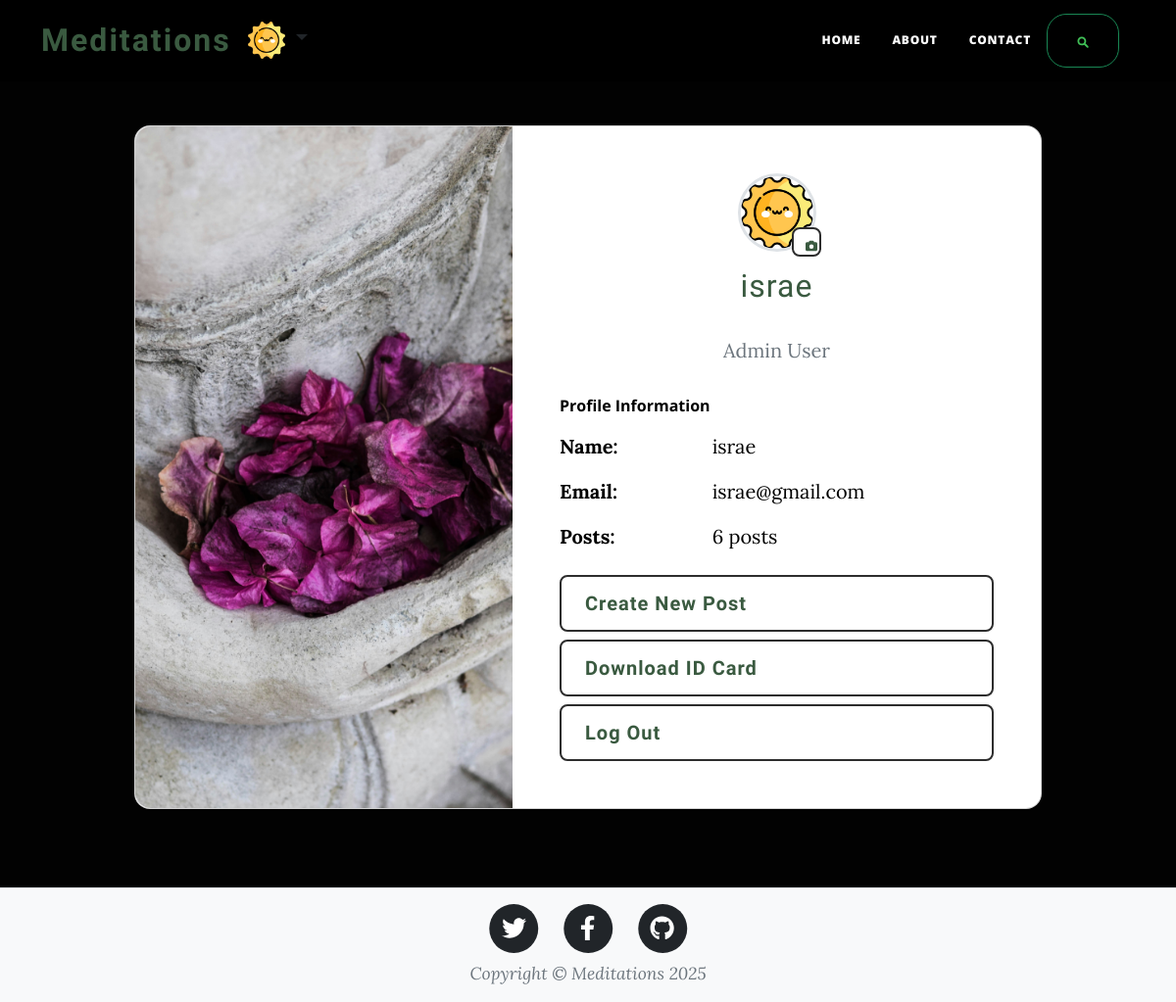
The app's page /profile (signed in) with its own data.
### server.py (models this page shows)
class User(UserMixin, db.Model):
    id: Mapped[int] = mapped_column(Integer, primary_key=True)
    email: Mapped[str] = mapped_column(String(100), unique=True)
    password: Mapped[str] = mapped_column(String(100))
    name: Mapped[str] = mapped_column(String(1000))
    role: Mapped[str] = mapped_column(String(20), default='regular', nullable=False)
    date_joined: Mapped[str] = mapped_column(String(100), default=None, nullable=True)
    profile_picture: Mapped[str] = mapped_column(String(100), default='default_profile.jpg', nullable=True)
    posts: Mapped[list['BlogPost']] = relationship(back_populates='author')
    comments: Mapped[list['Comment']] = relationship(back_populates='author')

### server.py (the view, shortened to what this page needs)
@app.route('/profile', methods=['GET', 'POST'])
@login_required
def profile():
    upload_form = ProfilePictureForm()
    return render_template('profile.html',
                         page_title="Your Profile",
                         page_subtitle="Manage your account and settings",
                         page_background_type="image",
                         page_background_image=url_for('static', filename='profile_bg.jpg'),
                         year=get_current_year(),
                         upload_form=upload_form)

### server.py (called while the page is built)
@login_manager.user_loader
def load_user(user_id):
    return User.query.get(int(user_id))

def get_current_year():
    return date.today().year

@app.context_processor
def inject_current_year():
    return {'get_current_year': get_current_year}

### templates/profile.html (shortened to what this page needs)
{% extends "base.html" %}
{% set show_header = false %}
{% block content %}
<section class="min-vh-100" style="background-color: rgb(2, 2, 2); padding-top: 80px; padding-bottom: 2rem;">
    <div class="container py-5">
        <div class="row d-flex justify-content-center align-items-center">
            <div class="col col-xl-10">
                <div class="card" style="border-radius: 1rem;">
                    <div class="row g-0">
                        <div class="col-md-6 col-lg-5 d-none d-md-block">
                            <img src="{{ url_for('static', filename='about_img.jpg') }}"
                                alt="profile background" class="img-fluid" style="border-radius: 1rem 0 0 1rem; height: 100%; object-fit: cover;" />
                        </div>
                        <div class="col-md-6 col-lg-7 d-flex align-items-center">
                            <div class="card-body p-4 p-lg-5 text-black">
                                <div class="text-center mb-4">
                                    <div class="position-relative d-inline-block">
                                        <img src="{{ url_for('static', filename=current_user.profile_picture or 'default_profile.jpg') }}"
                                             alt="Profile"
                                             style="width: 80px; height: 80px; border-radius: 50%; object-fit: cover; border: 3px solid #dee2e6;">
                                        <button type="button" class="btn-medieval-primary btn-sm position-absolute"
                                                style="bottom: -5px; right: -5px; border-radius: 50%; width: 30px; height: 30px; padding: 0;"
                                                data-bs-toggle="modal" data-bs-target="#uploadModal">
                                            <i class="fas fa-camera" style="font-size: 12px;"></i>
                                        </button>
                                    </div>
                                    <h4 class="fw-normal medieval-brand mt-3 mb-1" style="letter-spacing: 1px;">{{ current_user.name }}</h4>
                                    <p class="text-muted">{{ current_user.role.title() }} User</p>
                                </div>
                                <div class="mb-4">
                                    <h6 class="fw-bold mb-3">Profile Information</h6>
                                    <div class="row mb-3">
                                        <div class="col-sm-4">
                                            <strong>Name:</strong>
                                        </div>
                                        <div class="col-sm-8">
                                            {{ current_user.name }}
                                        </div>
                                    </div>
                                    <div class="row mb-3">
                                        <div class="col-sm-4">
                                            <strong>Email:</strong>
                                        </div>
                                        <div class="col-sm-8">
                                            {{ current_user.email }}
                                        </div>
                                    </div>
                                    <div class="row mb-3">
                                        <div class="col-sm-4">
                                            <strong>Posts:</strong>
                                        </div>
                                        <div class="col-sm-8">
                                            {{ current_user.posts|length }}
                                            {% if current_user.posts|length == 1 %}post{% else %}posts{% endif %}
                                        </div>
                                    </div>
                                </div>
                                <div class="d-grid gap-2">
                                    {% if current_user.role == 'admin' %}
                                    <a href="{{ url_for('add_post') }}" class="btn-medieval-primary btn-lg">Create New Post</a>
                                    {% endif %}
                                    <a href="{{ url_for('download') }}" target="_blank" class="btn-medieval-success btn-lg">Download ID Card</a>
                                    <a href="{{ url_for('logout') }}" class="btn-medieval-danger btn-lg">Log Out</a>
                                </div>
                            </div>
                        </div>
                    </div>
                </div>
            </div>
        </div>
    </div>
</section>
{% endblock %}

### templates/base.html (shortened to what this page needs)
<!DOCTYPE html>
<html lang="en">
    <head>
        <link rel="stylesheet" href="{{ url_for('static', filename='styles.css') }}">
    </head>
    <body class="d-flex flex-column min-vh-100" style="background-color: #ffffff;">
        {% include 'header.html' %}
        <main class="flex-grow-1">
            {% block content %}{% endblock %}
        </main>
        {% include 'footer.html' %}
        {% set _ = get_flashed_messages() %}
    </body>
</html>

### templates/header.html (shortened to what this page needs)
<!DOCTYPE html>
<html lang="en">
<head>
</head>
<body>
    <nav class="navbar navbar-expand-lg {% if show_header is not defined or show_header %}navbar-light{% else %}navbar-dark{% endif %}" id="mainNav">
        <div class="container">
            <a class="navbar-brand medieval-brand" href="{{ url_for('home') }}">Meditations</a>
            <div class="d-flex align-items-center">
                {% if current_user.is_authenticated %}
                <div class="dropdown me-3">
                    <a class="nav-link dropdown-toggle" href="#" role="button" id="profileDropdown" data-bs-toggle="dropdown" aria-expanded="false" style="border: none; padding: 0;">
                        <img src="{{ url_for('static', filename=current_user.profile_picture or 'default_profile.jpg') }}" alt="Profile" style="width: 40px; height: 40px; border-radius: 50%; object-fit: cover;">
                    </a>
                </div>
                {% endif %}
            </div>
            <div class="collapse navbar-collapse" id="navbarResponsive">
                <ul class="navbar-nav ms-auto py-4 py-lg-0">
                    <li class="nav-item"><a class="nav-link px-lg-3 py-3 py-lg-4" href="{{ url_for('home') }}">Home</a></li>
                    <li class="nav-item"><a class="nav-link px-lg-3 py-3 py-lg-4" href="{{ url_for('about') }}">About</a></li>
                    <li class="nav-item"><a class="nav-link px-lg-3 py-3 py-lg-4" href="{{ url_for('contact') }}">Contact</a></li>
                </ul>
                <div class="position-relative me-3" id="searchInputPrev">
                    <button class="btn btn-outline-success" type="submit"
                                style="border-radius: 20px; border: 1px solid #198754;" onclick="toggleSearchInput()">
                        </button>
                </div>
            </div>
        </div>
    </nav>
</body>
</html>

### templates/footer.html
<footer class="border-top bg-light mt-auto py-3">
    <div class="container px-4 px-lg-5">
        <div class="row gx-4 gx-lg-5 justify-content-center align-items-center">
            <div class="col-md-10 col-lg-8 col-xl-7">
                <ul class="list-inline text-center mb-2">
                    <li class="list-inline-item">
                        <a href="https://twitter.com" target="_blank" class="text-decoration-none">
                            <span class="fa-stack fa-lg">
                                <i class="fas fa-circle fa-stack-2x text-dark"></i>
                                <i class="fab fa-twitter fa-stack-1x fa-inverse"></i>
                            </span>
                        </a>
                    </li>
                    <li class="list-inline-item">
                        <a href="https://facebook.com" target="_blank" class="text-decoration-none">
                            <span class="fa-stack fa-lg">
                                <i class="fas fa-circle fa-stack-2x text-dark"></i>
                                <i class="fab fa-facebook-f fa-stack-1x fa-inverse"></i>
                            </span>
                        </a>
                    </li>
                    <li class="list-inline-item">
                        <a href="https://github.com" target="_blank" class="text-decoration-none">
                            <span class="fa-stack fa-lg">
                                <i class="fas fa-circle fa-stack-2x text-dark"></i>
                                <i class="fab fa-github fa-stack-1x fa-inverse"></i>
                            </span>
                        </a>
                    </li>
                </ul>
                <div class="small text-center text-muted fst-italic">
                    Copyright &copy; Meditations {{ get_current_year() }}
                </div>
            </div>
        </div>
    </div>
</footer>

### templates/header.html (style rules this page uses)
@media (min-width: 992px) { #mainNav { background-color: #000 !important; background: #000 !important; } }

### records on screen
User: profile_picture (picture), name "israe", role "Admin", email "israe@gmail.com"

### other values on screen
{{ current_user.posts|length }} "6"
{{ get_current_year() }} "2025"
